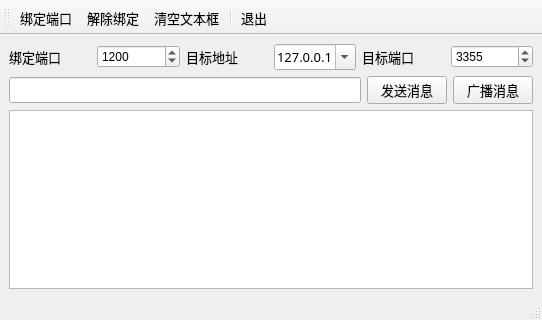
<?xml version="1.0" encoding="UTF-8"?>
<ui version="4.0">
 <class>MainWindow</class>
 <widget class="QMainWindow" name="MainWindow">
  <property name="geometry">
   <rect>
    <x>0</x>
    <y>0</y>
    <width>542</width>
    <height>320</height>
   </rect>
  </property>
  <property name="windowTitle">
   <string>MainWindow</string>
  </property>
  <widget class="QWidget" name="centralwidget">
   <layout class="QVBoxLayout" name="verticalLayout">
    <item>
     <layout class="QHBoxLayout" name="horizontalLayout_2">
      <item>
       <widget class="QLabel" name="label_3">
        <property name="font">
         <font>
          <family>微软雅黑</family>
          <pointsize>10</pointsize>
         </font>
        </property>
        <property name="text">
         <string>绑定端口</string>
        </property>
       </widget>
      </item>
      <item>
       <widget class="QSpinBox" name="spinBindPort">
        <property name="maximum">
         <number>65539</number>
        </property>
        <property name="value">
         <number>1200</number>
        </property>
       </widget>
      </item>
      <item>
       <widget class="QLabel" name="label">
        <property name="font">
         <font>
          <family>微软雅黑</family>
          <pointsize>10</pointsize>
         </font>
        </property>
        <property name="text">
         <string>目标地址</string>
        </property>
       </widget>
      </item>
      <item>
       <widget class="QComboBox" name="comboTargetIP">
        <property name="font">
         <font>
          <family>微软雅黑</family>
          <pointsize>10</pointsize>
         </font>
        </property>
        <property name="editable">
         <bool>true</bool>
        </property>
        <property name="duplicatesEnabled">
         <bool>false</bool>
        </property>
        <property name="frame">
         <bool>true</bool>
        </property>
        <item>
         <property name="text">
          <string>127.0.0.1</string>
         </property>
        </item>
       </widget>
      </item>
      <item>
       <widget class="QLabel" name="label_2">
        <property name="font">
         <font>
          <family>微软雅黑</family>
          <pointsize>10</pointsize>
         </font>
        </property>
        <property name="text">
         <string>目标端口</string>
        </property>
       </widget>
      </item>
      <item>
       <widget class="QSpinBox" name="spinTargetPort">
        <property name="maximum">
         <number>65539</number>
        </property>
        <property name="singleStep">
         <number>1</number>
        </property>
        <property name="value">
         <number>3355</number>
        </property>
       </widget>
      </item>
     </layout>
    </item>
    <item>
     <layout class="QHBoxLayout" name="horizontalLayout">
      <item>
       <widget class="QLineEdit" name="editMsg">
        <property name="font">
         <font>
          <family>微软雅黑</family>
          <pointsize>10</pointsize>
         </font>
        </property>
       </widget>
      </item>
      <item>
       <widget class="QPushButton" name="btnSend">
        <property name="font">
         <font>
          <family>微软雅黑</family>
          <pointsize>10</pointsize>
         </font>
        </property>
        <property name="text">
         <string>发送消息</string>
        </property>
       </widget>
      </item>
      <item>
       <widget class="QPushButton" name="btnBroadcast">
        <property name="font">
         <font>
          <family>微软雅黑</family>
          <pointsize>10</pointsize>
         </font>
        </property>
        <property name="text">
         <string>广播消息</string>
        </property>
       </widget>
      </item>
     </layout>
    </item>
    <item>
     <widget class="QPlainTextEdit" name="plainTextEdit"/>
    </item>
   </layout>
  </widget>
  <widget class="QMenuBar" name="menubar">
   <property name="geometry">
    <rect>
     <x>0</x>
     <y>0</y>
     <width>542</width>
     <height>26</height>
    </rect>
   </property>
  </widget>
  <widget class="QStatusBar" name="statusbar"/>
  <widget class="QToolBar" name="toolBar">
   <property name="font">
    <font>
     <family>微软雅黑</family>
     <pointsize>10</pointsize>
    </font>
   </property>
   <property name="windowTitle">
    <string>toolBar</string>
   </property>
   <property name="toolButtonStyle">
    <enum>Qt::ToolButtonTextBesideIcon</enum>
   </property>
   <attribute name="toolBarArea">
    <enum>TopToolBarArea</enum>
   </attribute>
   <attribute name="toolBarBreak">
    <bool>false</bool>
   </attribute>
   <addaction name="actStart"/>
   <addaction name="actStop"/>
   <addaction name="actClear"/>
   <addaction name="separator"/>
   <addaction name="actQuit"/>
  </widget>
  <action name="actStart">
   <property name="icon">
    <iconset resource="res.qrc">
     <normaloff>:/images/images/620.bmp</normaloff>:/images/images/620.bmp</iconset>
   </property>
   <property name="text">
    <string>绑定端口</string>
   </property>
   <property name="toolTip">
    <string>绑定UDP监听端口</string>
   </property>
  </action>
  <action name="actStop">
   <property name="icon">
    <iconset resource="res.qrc">
     <normaloff>:/images/images/624.bmp</normaloff>:/images/images/624.bmp</iconset>
   </property>
   <property name="text">
    <string>解除绑定</string>
   </property>
   <property name="toolTip">
    <string>解除绑定</string>
   </property>
  </action>
  <action name="actQuit">
   <property name="icon">
    <iconset resource="res.qrc">
     <normaloff>:/images/images/132.bmp</normaloff>:/images/images/132.bmp</iconset>
   </property>
   <property name="text">
    <string>退出</string>
   </property>
   <property name="toolTip">
    <string>退出本程序</string>
   </property>
  </action>
  <action name="actClear">
   <property name="icon">
    <iconset resource="res.qrc">
     <normaloff>:/images/images/212.bmp</normaloff>:/images/images/212.bmp</iconset>
   </property>
   <property name="text">
    <string>清空文本框</string>
   </property>
   <property name="toolTip">
    <string>清空文本框</string>
   </property>
  </action>
  <action name="actHostInfo">
   <property name="icon">
    <iconset resource="res.qrc">
     <normaloff>:/images/images/051.JPG</normaloff>:/images/images/051.JPG</iconset>
   </property>
   <property name="text">
    <string>本机地址</string>
   </property>
   <property name="toolTip">
    <string>获取本机地址</string>
   </property>
  </action>
 </widget>
 <resources>
  <include location="res.qrc"/>
 </resources>
 <connections>
  <connection>
   <sender>actQuit</sender>
   <signal>triggered()</signal>
   <receiver>MainWindow</receiver>
   <slot>close()</slot>
   <hints>
    <hint type="sourcelabel">
     <x>-1</x>
     <y>-1</y>
    </hint>
    <hint type="destinationlabel">
     <x>399</x>
     <y>299</y>
    </hint>
   </hints>
  </connection>
 </connections>
</ui>
